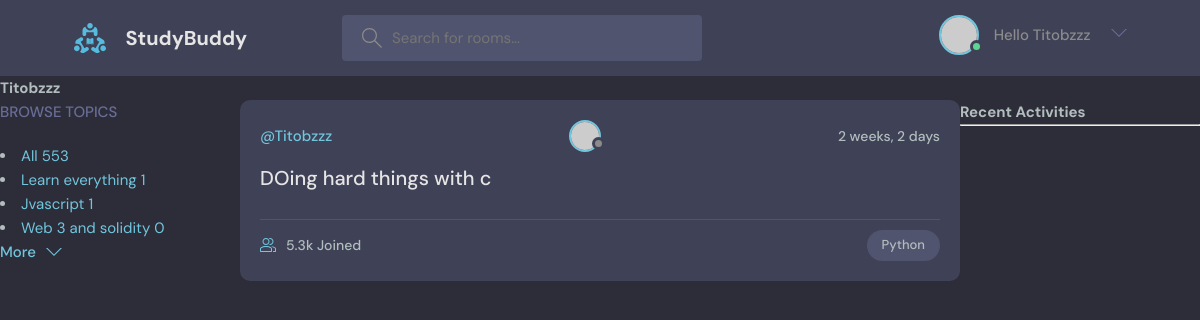
/userProfile/1 (signed in), run on an earlier commit of the app's database.
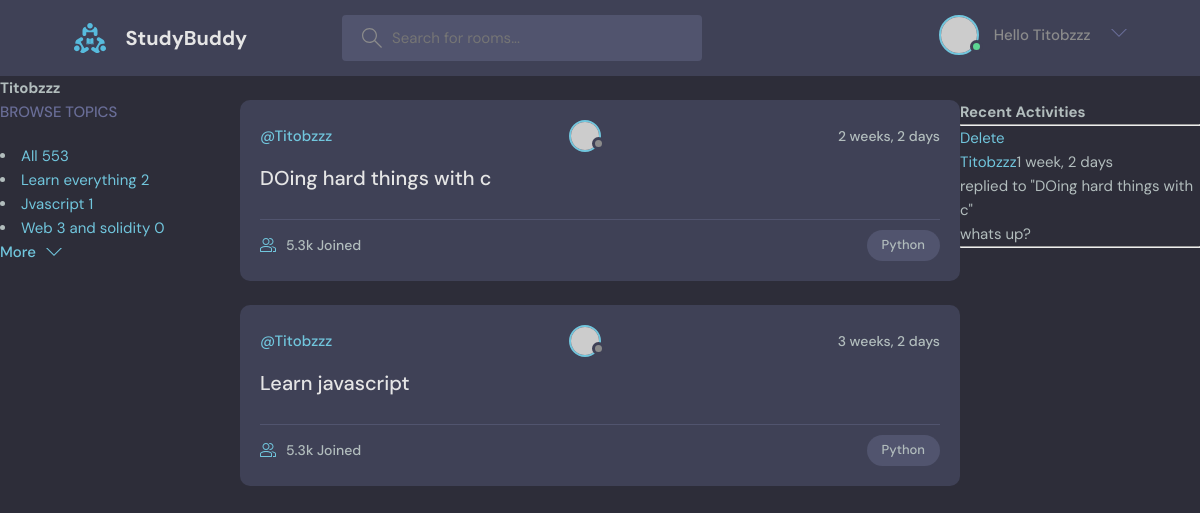
And on a later commit of the database.
### base/models.py (models this page shows, shortened)
class Topic(models.Model):
    name = models.CharField(max_length=200)

class Room(models.Model):
    host = models.ForeignKey(User, on_delete=models.SET_NULL, null=True)
    topic =  models.ForeignKey(Topic, on_delete=models.SET_NULL, null=True)
    name = models.CharField(max_length=200)
    description = models.TextField(null= True, blank= True)
    participants = models.ManyToManyField(User, related_name='participant', blank=True)
    updated = models.DateTimeField(auto_now = True)
    created = models.DateTimeField(auto_now_add=True)
    class Meta:
        ordering = ['-updated','-created']
    def __str__(self):
        return self.name

class Message(models.Model):
    user= models.ForeignKey(User, on_delete=models.CASCADE)
    room  = models.ForeignKey(Room, on_delete=models.CASCADE)
    body = models.TextField()
    updated = models.DateTimeField(auto_now = True)
    created = models.DateTimeField(auto_now_add=True)
    class Meta:
        ordering = ['-updated','-created']
    def __str__(self):
        return self.body[0:50]

### base/views.py (the view)
# urls.py: path('userProfile/<str:pk>', views.userProfile, name='userProfile'),
@login_required(login_url='loginPage')
def userProfile(request, pk):
    user = User.objects.get(id=pk)
    rooms = user.room_set.all()
    room_message= user.message_set.all()
    topics= Topic.objects.all()
    context={
        'user':user,
        'rooms':rooms,
        'room_messages': room_message,
        'topics':topics
        }
    return render(request,'base/profile.html',context)

### base/templates/base/profile.html (shortened to what this page needs)
{%  extends 'main.html' %}
{% block content %}
<h1>{{user.username}}</h1>
        <div class="profile-container">
            <div>
                {% include 'base/topic_component.html' %}
            </div>
            <div>
                {% include 'base/feed_component.html' %}
            </div>
            <div>
                {% include 'base/activity_component.html' %}
            </div>
        </div>
{% endblock content %}

### base/templates/base/topic_component.html (shortened to what this page needs)
<div class="topics">
    <div class="topics__header">
      <h2>Browse Topics</h2>
    </div>
                    <li>
                    <a href="{% url 'home' %}" class="active">All <span>553</span></a>
                 </li>
            {% for topic in topics %}
                  <li>
                    <a href="{% url 'home'  %}?q={{topic.name}}">{{topic.name}}  <span>{{topic.room_set.all.count}}</span> </a>
                  </li>
            {% endfor %}
            <a class="btn btn--link" href="topics.html">
                  More
                  <svg version="1.1" xmlns="http://www.w3.org/2000/svg" width="32" height="32" viewBox="0 0 32 32">
                    <title>chevron-down</title>
                    <path d="M16 21l-13-13h-3l16 16 16-16h-3l-13 13z"></path>
                  </svg>
                </a>
              </div>

### base/templates/base/feed_component.html (shortened to what this page needs)
            {% for room in rooms %}
            <div class="roomListRoom">
                <div class="roomListRoom__header">
                  <a  href="{% url 'userProfile' room.host.id %}" class="roomListRoom__author">@{{room.host.username}}</a>
                                  <div class="avatar avatar--small">
                      <img src="https://randomuser.me/api/portraits/women/11.jpg" />
                    </div>
                  <div class="roomListRoom__actions">
                    <span>{{room.created|timesince}}</span>
                  </div>
                </div>
                <div class="roomListRoom__content">
                  <a href="{% url 'room' room.id %}">{{room.name}}</a>
                </div>
                <div class="roomListRoom__meta">
                  <a href="room.html" class="roomListRoom__joined">
                    5.3k Joined
                  </a>
                  <p class="roomListRoom__topic">Python</p>
                </div>
              </div>
              {% endfor %}

### base/templates/base/activity_component.html
    <h2> Recent Activities</h2>
    <hr>
    {% for message in room_messages%}
        <div>
            {% if request.user == message.user %}
            <a href="{% url 'deleteMessage' message.id %}">Delete</a>
            {% endif %}
            <div><a href="{% url 'userProfile' message.user.id %}">{{message.user}} </a>{{message.created|timesince}}</div>
           <small>replied to "{{message.room}}"</small>
            <p>{{message}}</p>
            <hr>
        </div>
    {% endfor %}

What changed in the data, as far as the page shows it:
computed for Topic "Learn everything": room_set.all.count "1" → "2"
now on this page (row edited): Room: host.username "Titobzzz", created "3 weeks, 2 days", name "Learn javascript"
added Message: shows "Delete", user "Titobzzz", created "1 week, 2 days", room "DOing hard things with c", body "whats up?"
